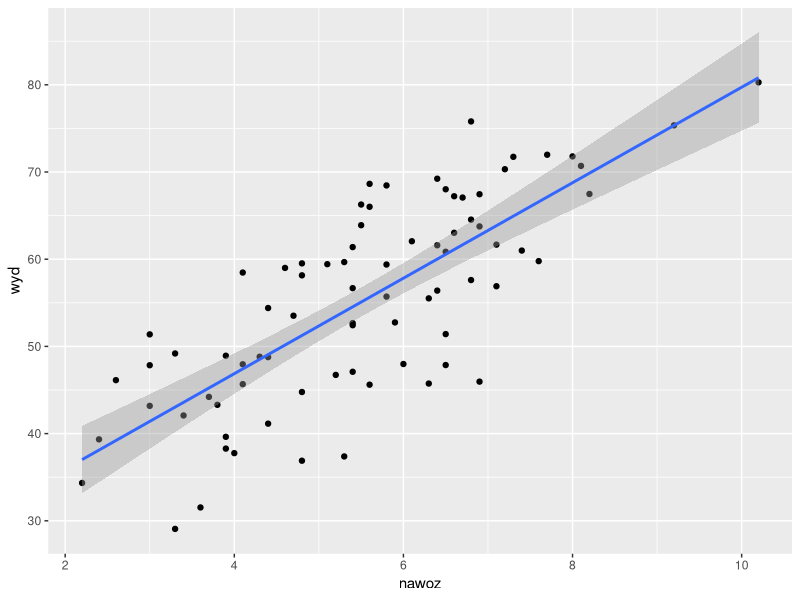
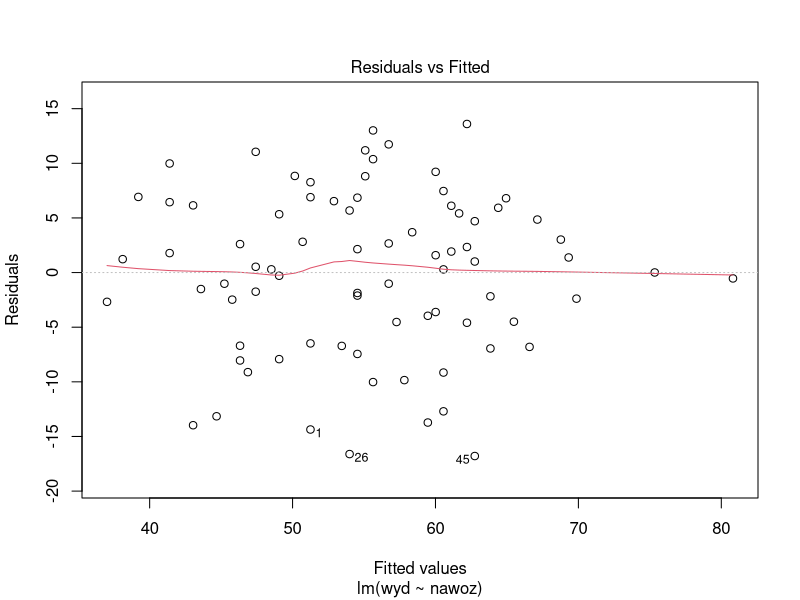
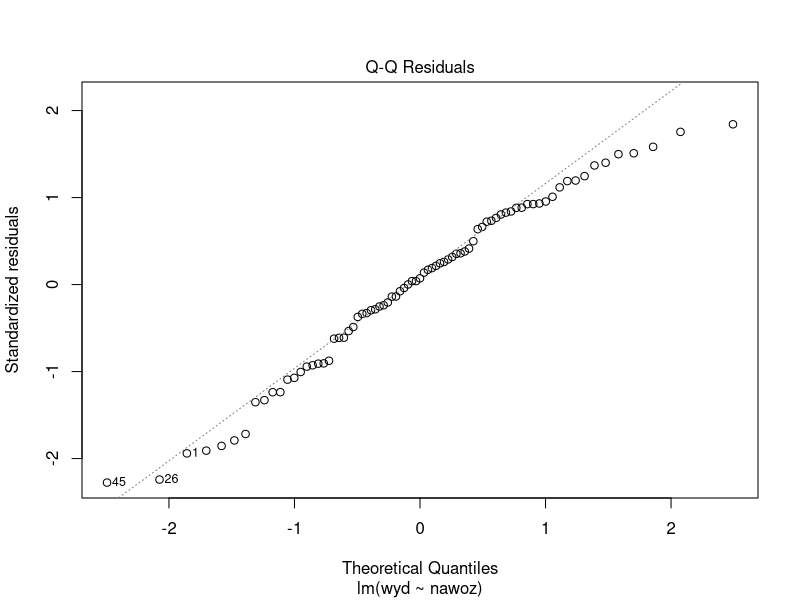
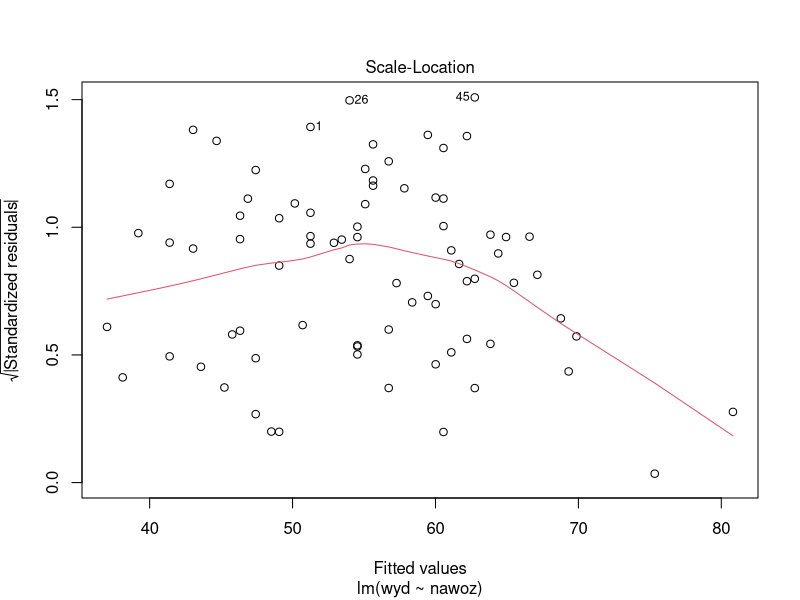
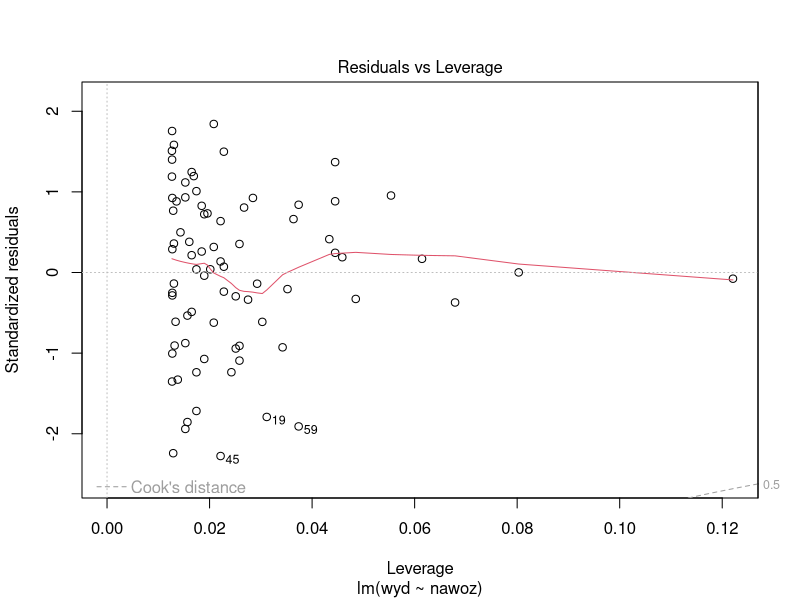
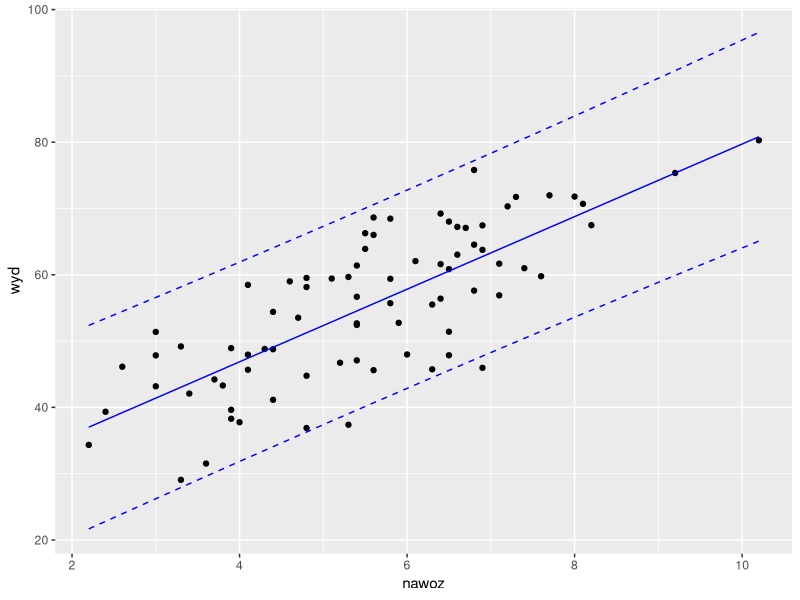
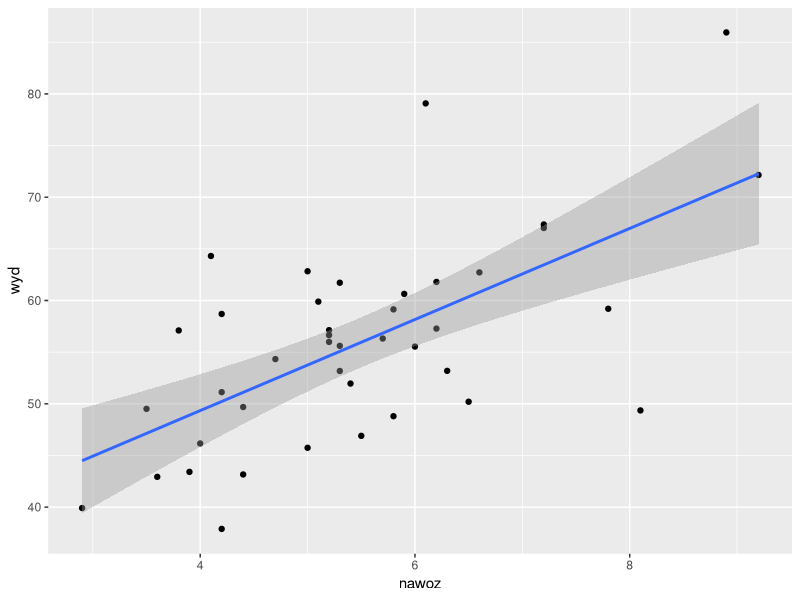
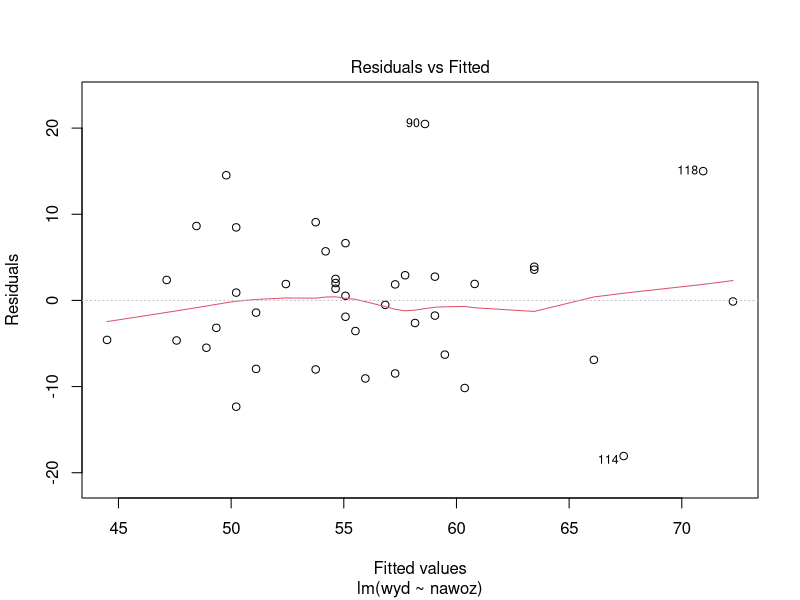

Reproduce these figures in R, in order.
# modele regresji liniowej przedstawiające zależności wysokości
# zebranych plonów z hektara w tonach od ilości użytego nawozu
library(tidyverse)
library(ggplot2)
library(modeldata)


data <- read.delim("dane3.txt") #LOAD DATA
names(data) <- c('wyd', 'nawoz', 'kraj') #change column names

# Ilość zboża a ilość nawozu

### POLAND ###
poland = data[data$kraj ==1, ]

## wydajność~nawóz

model_poland<-lm(wyd~nawoz, data = poland)
summary(model_poland)
### HUNGARY ###
hungary = data[data$kraj ==0, ]

model_hungary<-lm(wyd~nawoz, data = hungary)
summary(model_hungary)

### POLAND & HUNGARY ###

model<-lm(wyd ~ nawoz, data = data)
summary(model)

#Z3 standardowy błąd szacunku
confint(model)
summary(model)
sigma(model)*100/mean(data$nawoz)
sigma(model)*100/mean(data$wyd)

confint(model_hungary)
summary(model_hungary)
sigma(model_hungary)*100/mean(hungary$nawoz)
sigma(model_hungary)*100/mean(hungary$wyd)

confint(model_poland)
summary(model_poland)
sigma(model_poland)*100/mean(poland$nawoz)
sigma(model_poland)*100/mean(poland$wyd)

#Z4 wykresy zależności


ggplot(poland,aes(nawoz,wyd)) + geom_point() +
geom_smooth(method = "lm", level = .95)
plot(model_poland)

predict_poland = predict(model_poland, interval = "prediction", level = 0.95)
new_poland <- cbind(poland, predict_poland)


ggplot(new_poland, aes(nawoz))+ geom_point(aes(y=wyd)) +
  geom_line(aes(y=fit), col = "blue")+
  geom_line(aes(y=upr), col = "blue", linetype = "dashed")+
  geom_line(aes(y=lwr), col = "blue", linetype = "dashed")



ggplot(hungary,aes(nawoz,wyd)) + geom_point() +
  geom_smooth(method = "lm", level = .95)
plot(model_hungary)

predict_hungary = predict(model_hungary, interval = "prediction", level = 0.95)
new_hungary <- cbind(hungary, predict_hungary)
view(new_hungary)

ggplot(new_hungary, aes(nawoz,wyd))+ geom_point() + 
  geom_smooth(method = "lm", level = .95) +
  geom_line(aes(y=fit), col = "blue")+
  geom_line(aes(y=upr), col = "blue", linetype = "dashed")+
  geom_line(aes(y=lwr), col = "blue", linetype = "dashed")



ggplot(data,aes(nawoz,wyd)) + geom_point() +
  geom_smooth(method = "lm", level = .95)
plot(model)

predict_all = predict(model, interval = "prediction", level = 0.95)
new_all <- cbind(data, predict_all)

ggplot(new_all, aes(nawoz))+ geom_point(aes(y=wyd)) +
  geom_line(aes(y=fit), col = "blue")+
  geom_line(aes(y=upr), col = "blue", linetype = "dashed")+
  geom_line(aes(y=lwr), col = "blue", linetype = "dashed")
  
  
  
  

predict_hungary = predict(model_hungary)
plot(hungary$nawoz, hungary$wyd, main="wykres zaleznosci, Wegry", xlab = "nawoz", ylab = "wydajnosc", col = "red")
abline(model_hungary, col = "blue")


predict_all = predict(model)
plot(data$nawoz, data$wyd, main="wykres zaleznosci, razem", xlab = "nawoz", ylab = "wydajnosc", col = "red")
abline(model, col = "blue")






#Z5 histogramy rezyduow

#poland_res<-resid(model_poland)
#hist(poland$nawoz, poland_res, ylab = "rezydua", xlab = "model regresji", 
#    main = "Histogram rezyduow, Polska")
#abline(0,0)

#hungary_res<-resid(model_hungary)
#hist(hungary$nawoz, hungary_res, ylab = "rezydua", xlab = "model regresji", 
#     main = "Histogram rezyduow, Wegry")
#abline(0,0)

#all_res<-resid(model)
#hist(data$nawoz, all_res, ylab = "rezydua", xlab = "model regresji", 
#     main = "Histogram rezyduow, Razem")
#abline(0,0)

respol <-residuals(model_poland)
hist(respol)
reshun <- residuals(model_hungary)
hist(reshun)
resall <-residuals(model)
hist(resall)

polstd.stdres = rstandard(model_poland)
hunstd.stdres = rstandard(model_hungary)
allstd.stdres = rstandard(model)

qqnorm(polstd.stdres, 
             ylab="Standardized Residuals", 
             xlab="Normal Scores", 
             main="Polska") 
qqline(polstd.stdres)

qqnorm(hunstd.stdres, 
       ylab="Standardized Residuals", 
       xlab="Normal Scores", 
       main="Wegry") 
qqline(hunstd.stdres)

qqnorm(allstd.stdres, 
       ylab="Standardized Residuals", 
       xlab="Normal Scores", 
       main="Razem") 
qqline(allstd.stdres)
